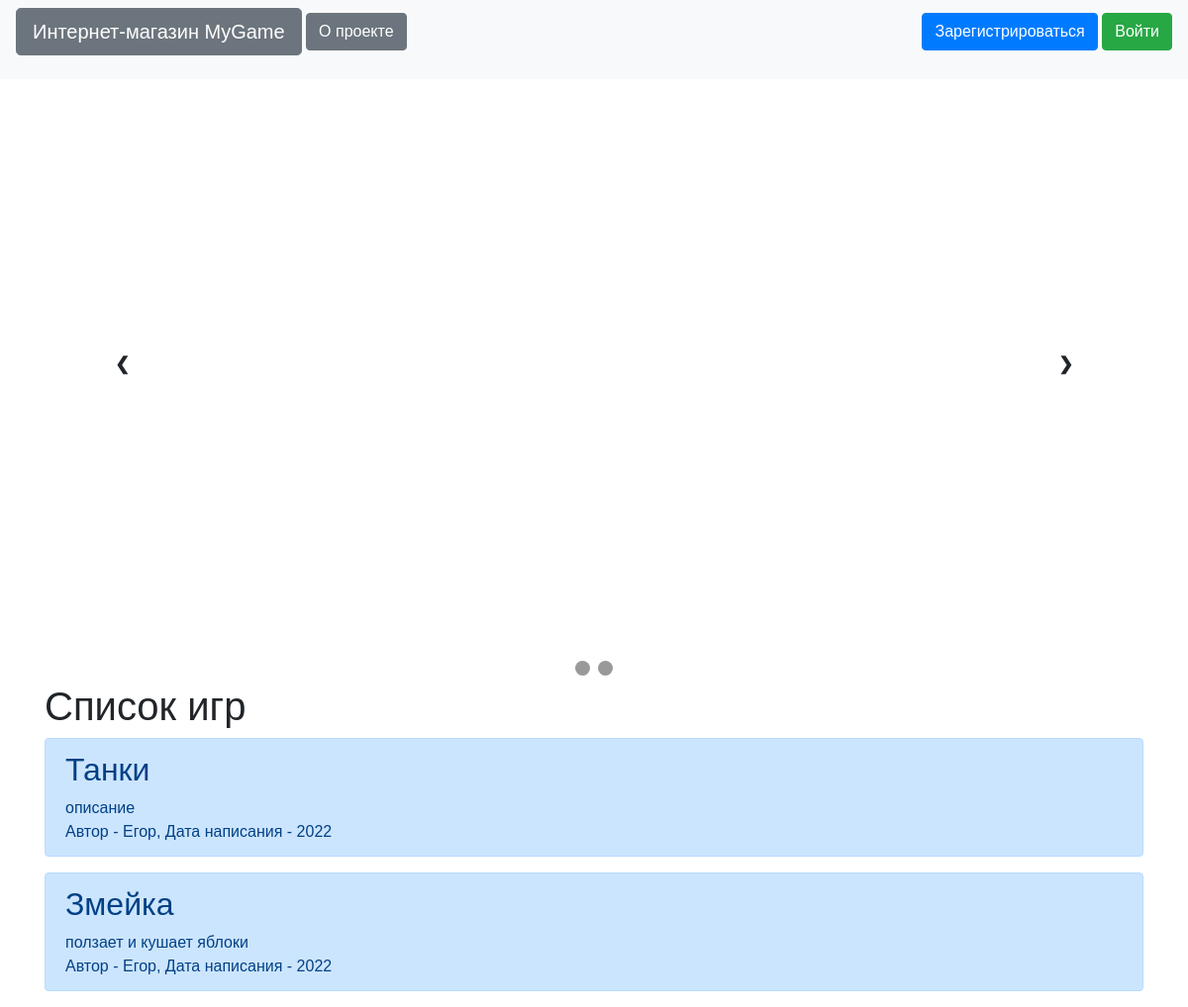
The page / on the database its author committed.
### data/games.py (models this page shows)
class Games(SqlAlchemyBase):
    __tablename__ = 'games'
    id = sqlalchemy.Column(sqlalchemy.Integer,
                           primary_key=True, autoincrement=True)
    title = sqlalchemy.Column(sqlalchemy.String, nullable=True)
    picture = sqlalchemy.Column(sqlalchemy.String, nullable=True)
    genre = sqlalchemy.Column(sqlalchemy.String, nullable=True)
    content = sqlalchemy.Column(sqlalchemy.String, nullable=True)
    added_date = sqlalchemy.Column(sqlalchemy.DateTime,
                                   default=datetime.datetime.now, nullable=True)
    created_date = sqlalchemy.Column(sqlalchemy.Integer)
    platform = sqlalchemy.Column(sqlalchemy.String, nullable=True)
    user_id = sqlalchemy.Column(sqlalchemy.Integer,
                                sqlalchemy.ForeignKey("users.id"))
    user = orm.relation('User')
    def __repr__(self):
        return self.title

### data/users.py (models this page shows, shortened)
class User(SqlAlchemyBase, UserMixin):
    __tablename__ = 'users'
    id = sqlalchemy.Column(sqlalchemy.Integer,
                           primary_key=True, autoincrement=True)
    name = sqlalchemy.Column(sqlalchemy.String, nullable=True)
    type_of_user = sqlalchemy.Column(sqlalchemy.Integer,
                                sqlalchemy.ForeignKey("types_of_users.id"))
    email = sqlalchemy.Column(sqlalchemy.String,
                              index=True, unique=True, nullable=True)
    hashed_password = sqlalchemy.Column(sqlalchemy.String, nullable=True)
    created_date = sqlalchemy.Column(sqlalchemy.DateTime,
                                     default=datetime.datetime.now)
    games = orm.relation("Games", back_populates='user')

### main.py (the view)
@app.route("/")
def index():
    db_sess = db_session.create_session()
    if current_user.is_authenticated:
        games = db_sess.query(Games).all()
    else:
        games = db_sess.query(Games).all()
    print(games)
    return render_template("index.html", games=games)

### data/db_session.py (called while the page is built)
def create_session() -> Session:
    global __factory
    return __factory()

### templates/index.html (shortened to what this page needs)
{% extends "base.html" %}
{% block content %}
  <head>
  </head>
    <div class="slideshow-container">
      <a class="prev" onclick="plusSlides(-1)">&#10094;</a>
      <a class="next" onclick="plusSlides(1)">&#10095;</a>
    </div>
    <br>
    <div style="text-align:center">
        {% for item in games %}
            <span class="dot" onclick="currentSlide(2)"></span>
        {% endfor %}
    </div>
  <h1>Список игр</h1>
{% for item in games%}
<div class="alert alert-primary" role="alert" onclick="location.href='/games/{{ item.title }}';">
    <h2>{{item.title}}</h2>
    <div>
        {{item.content}}
    </div>
    <div>
        Автор - {{item.user.name}}, Дата написания - {{item.created_date}}
    </div>
</div>
{% endfor %}
{% endblock %}

### templates/index.html (style rules this page uses)
* { box-sizing: border-box }
body { font-family: Verdana, sans-serif; margin:0 }
.slideshow-container { max-width: 1000px; position: relative; margin: auto; }
.prev, .next { cursor: pointer; position: absolute; top: 50%; width: auto; padding: 16px; margin-top: -22px; color: white; font-weight: bold; font-size: 18px; transition: 0.6s ease; border-radius: 0 3px 3px 0; user-select: none; }
.next { right: 0; border-radius: 3px 0 0 3px; }
.dot { cursor: pointer; height: 15px; width: 15px; margin: 0 2px; background-color: #999999; border-radius: 50%; display: inline-block; transition: background-color 0.6s ease; }

### rows shown on the page
Games: title "Танки", content "описание", user.name "Егор", created_date "2022"
Games: title "Змейка", content "ползает и кушает яблоки", user.name "Егор", created_date "2022"
